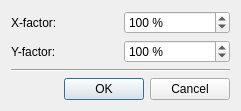
<?xml version="1.0" encoding="UTF-8"?>
<ui version="4.0">
 <class>CNodesFactorDialog</class>
 <widget class="QDialog" name="CNodesFactorDialog">
  <property name="geometry">
   <rect>
    <x>0</x>
    <y>0</y>
    <width>241</width>
    <height>106</height>
   </rect>
  </property>
  <property name="windowTitle">
   <string>Factor Nodes</string>
  </property>
  <property name="modal">
   <bool>true</bool>
  </property>
  <layout class="QVBoxLayout" name="verticalLayout">
   <item>
    <layout class="QGridLayout" name="gridLayout">
     <item row="1" column="0">
      <widget class="QLabel" name="label_4">
       <property name="text">
        <string>Y-factor:</string>
       </property>
      </widget>
     </item>
     <item row="0" column="0">
      <widget class="QLabel" name="label_3">
       <property name="text">
        <string>X-factor:</string>
       </property>
      </widget>
     </item>
     <item row="1" column="1">
      <widget class="QSpinBox" name="FactorY">
       <property name="suffix">
        <string> %</string>
       </property>
       <property name="minimum">
        <number>1</number>
       </property>
       <property name="maximum">
        <number>10000</number>
       </property>
       <property name="singleStep">
        <number>10</number>
       </property>
       <property name="value">
        <number>100</number>
       </property>
      </widget>
     </item>
     <item row="0" column="1">
      <widget class="QSpinBox" name="FactorX">
       <property name="suffix">
        <string> %</string>
       </property>
       <property name="minimum">
        <number>1</number>
       </property>
       <property name="maximum">
        <number>10000</number>
       </property>
       <property name="singleStep">
        <number>10</number>
       </property>
       <property name="value">
        <number>100</number>
       </property>
      </widget>
     </item>
    </layout>
   </item>
   <item>
    <widget class="Line" name="line">
     <property name="orientation">
      <enum>Qt::Horizontal</enum>
     </property>
    </widget>
   </item>
   <item>
    <layout class="QHBoxLayout" name="horizontalLayout">
     <item>
      <widget class="QDialogButtonBox" name="buttonBox">
       <property name="orientation">
        <enum>Qt::Horizontal</enum>
       </property>
       <property name="standardButtons">
        <set>QDialogButtonBox::Cancel|QDialogButtonBox::Ok</set>
       </property>
      </widget>
     </item>
    </layout>
   </item>
  </layout>
 </widget>
 <resources/>
 <connections>
  <connection>
   <sender>buttonBox</sender>
   <signal>accepted()</signal>
   <receiver>CNodesFactorDialog</receiver>
   <slot>accept()</slot>
   <hints>
    <hint type="sourcelabel">
     <x>228</x>
     <y>132</y>
    </hint>
    <hint type="destinationlabel">
     <x>157</x>
     <y>153</y>
    </hint>
   </hints>
  </connection>
  <connection>
   <sender>buttonBox</sender>
   <signal>rejected()</signal>
   <receiver>CNodesFactorDialog</receiver>
   <slot>reject()</slot>
   <hints>
    <hint type="sourcelabel">
     <x>296</x>
     <y>138</y>
    </hint>
    <hint type="destinationlabel">
     <x>286</x>
     <y>153</y>
    </hint>
   </hints>
  </connection>
 </connections>
</ui>
